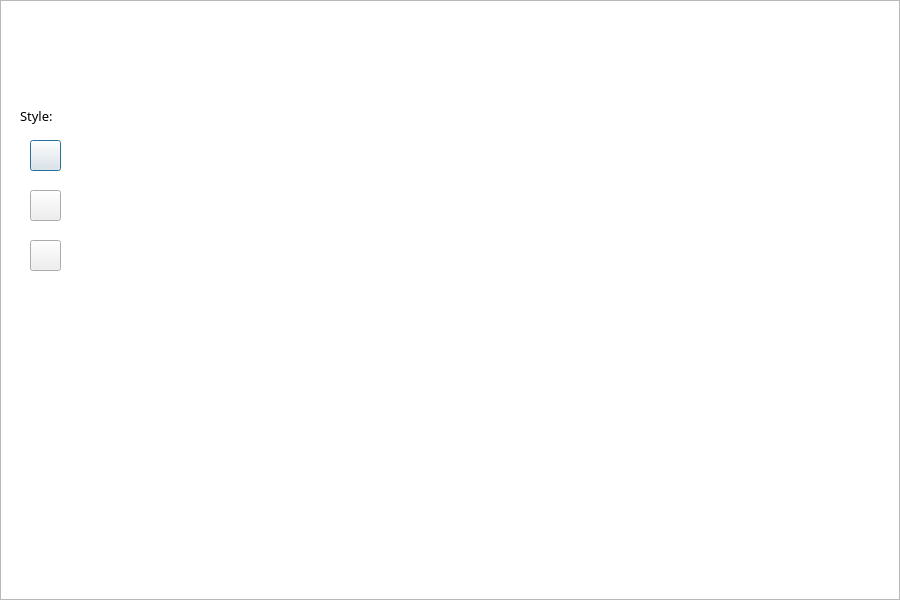
<?xml version="1.0" encoding="UTF-8"?>
<ui version="4.0">
 <class>Dialog</class>
 <widget class="QDialog" name="Dialog">
  <property name="geometry">
   <rect>
    <x>0</x>
    <y>0</y>
    <width>900</width>
    <height>600</height>
   </rect>
  </property>
  <property name="windowTitle">
   <string>show_pic</string>
  </property>
  <widget class="QTextBrowser" name="textBrowser">
   <property name="geometry">
    <rect>
     <x>0</x>
     <y>0</y>
     <width>900</width>
     <height>600</height>
    </rect>
   </property>
  </widget>
  <widget class="QPushButton" name="pushButton">
   <property name="geometry">
    <rect>
     <x>30</x>
     <y>140</y>
     <width>31</width>
     <height>31</height>
    </rect>
   </property>
   <property name="toolTip">
    <string/>
   </property>
   <property name="styleSheet">
    <string notr="true">border-image: url(:/newPrefix/Desktop/PyQt5/test.ui/piliang_ico/饼状图.png);</string>
   </property>
   <property name="text">
    <string/>
   </property>
  </widget>
  <widget class="QPushButton" name="pushButton_2">
   <property name="geometry">
    <rect>
     <x>30</x>
     <y>190</y>
     <width>31</width>
     <height>31</height>
    </rect>
   </property>
   <property name="styleSheet">
    <string notr="true">border-image: url(:/newPrefix/Desktop/PyQt5/test.ui/piliang_ico/柱状图.png);</string>
   </property>
   <property name="text">
    <string/>
   </property>
  </widget>
  <widget class="QPushButton" name="pushButton_3">
   <property name="geometry">
    <rect>
     <x>30</x>
     <y>240</y>
     <width>31</width>
     <height>31</height>
    </rect>
   </property>
   <property name="styleSheet">
    <string notr="true">border-image: url(:/newPrefix/Desktop/PyQt5/test.ui/piliang_ico/chart_.net.png);</string>
   </property>
   <property name="text">
    <string/>
   </property>
  </widget>
  <widget class="QLabel" name="label">
   <property name="geometry">
    <rect>
     <x>20</x>
     <y>100</y>
     <width>61</width>
     <height>31</height>
    </rect>
   </property>
   <property name="font">
    <font>
     <family>微软雅黑</family>
     <pointsize>10</pointsize>
     <weight>50</weight>
     <italic>false</italic>
     <bold>false</bold>
     <strikeout>false</strikeout>
    </font>
   </property>
   <property name="text">
    <string>Style:</string>
   </property>
  </widget>
 </widget>
 <resources>
  <include location="../../../Pictures/4K/自然风光430P/收藏店铺送素材.url"/>
 </resources>
 <connections/>
</ui>
